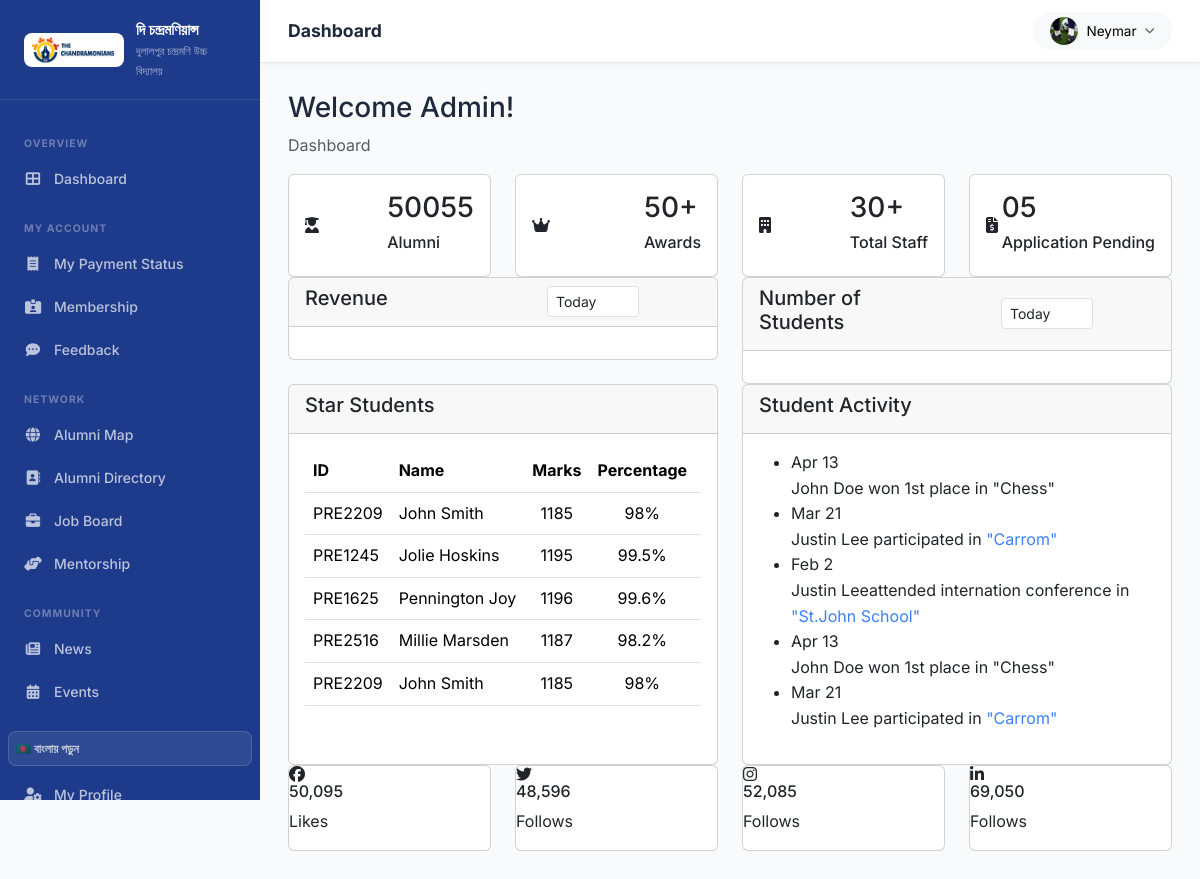
Page /index (signed in) on the committed database.
### app/models.py (models this page shows, shortened)
class CustomUser(AbstractUser):
    USER_TYPE_CHOICES = (
        ('1', 'HOD'),
        ('2', 'Staff'),
        ('3', 'Alumni'),
        ('4', 'Student'),
    )
    email = models.EmailField(unique=True)
    user_type = models.CharField(choices=USER_TYPE_CHOICES, max_length=10, default='4')
    profile_pic = models.ImageField(upload_to='profile_pic', storage=ProfilePictureStorage(), blank=True, null=True)
    USERNAME_FIELD = 'email'
    REQUIRED_FIELDS = ['username']

### app/views.py (the view)
# urls.py: path('index', IndexView.as_view(), name='index'),
class IndexView(View):
    def get(self, request):
        return render(request, 'index.html')

### templates/index.html (shortened to what this page needs)
{% extends 'base.html' %}
{% block content %}
               <div class="page-header">
                  <div class="row">
                     <div class="col-sm-12">
                        <h3 class="page-title">Welcome Admin!</h3>
                        <ul class="breadcrumb">
                           <li class="breadcrumb-item active">Dashboard</li>
                        </ul>
                     </div>
                  </div>
               </div>
               <div class="row">
                  <div class="col-xl-3 col-sm-6 col-12 d-flex">
                     <div class="card bg-one w-100">
                        <div class="card-body">
                           <div class="db-widgets d-flex justify-content-between align-items-center">
                              <div class="db-icon">
                                 <i class="fas fa-user-graduate"></i>
                              </div>
                              <div class="db-info">
                                 <h3>50055</h3>
                                 <h6>Alumni</h6>
                              </div>
                           </div>
                        </div>
                     </div>
                  </div>
                  <div class="col-xl-3 col-sm-6 col-12 d-flex">
                     <div class="card bg-two w-100">
                        <div class="card-body">
                           <div class="db-widgets d-flex justify-content-between align-items-center">
                              <div class="db-icon">
                                 <i class="fas fa-crown"></i>
                              </div>
                              <div class="db-info">
                                 <h3>50+</h3>
                                 <h6>Awards</h6>
                              </div>
                           </div>
                        </div>
                     </div>
                  </div>
                  <div class="col-xl-3 col-sm-6 col-12 d-flex">
                     <div class="card bg-three w-100">
                        <div class="card-body">
                           <div class="db-widgets d-flex justify-content-between align-items-center">
                              <div class="db-icon">
                                 <i class="fas fa-building"></i>
                              </div>
                              <div class="db-info">
                                 <h3>30+</h3>
                                 <h6>Total Staff</h6>
                              </div>
                           </div>
                        </div>
                     </div>
                  </div>
                  <div class="col-xl-3 col-sm-6 col-12 d-flex">
                     <div class="card bg-four w-100">
                        <div class="card-body">
                           <div class="db-widgets d-flex justify-content-between align-items-center">
                              <div class="db-icon">
                                 <i class="fas fa-file-invoice-dollar"></i>
                              </div>
                              <div class="db-info">
                                 <h3>05</h3>
                                 <h6>Application Pending</h6>
                              </div>
                           </div>
                        </div>
                     </div>
                  </div>
               </div>
               <div class="row">
                  <div class="col-md-12 col-lg-6">
                     <div class="card card-chart">
                        <div class="card-header">
                           <div class="row align-items-center">
                              <div class="col-6">
                                 <h5 class="card-title">Revenue</h5>
                              </div>
                              <div class="col-6">
                                 <ul class="list-inline-group text-right mb-0 pl-0">
                                    <li class="list-inline-item">
                                       <div class="form-group mb-0 amount-spent-select">
                                          <select class="form-control form-control-sm">
                                             <option>Today</option>
                                          </select>
                                       </div>
                                    </li>
                                 </ul>
                              </div>
                           </div>
                        </div>
                        <div class="card-body">
                        </div>
                     </div>
                  </div>
                  <div class="col-md-12 col-lg-6">
                     <div class="card card-chart">
                        <div class="card-header">
                           <div class="row align-items-center">
                              <div class="col-6">
                                 <h5 class="card-title">Number of Students</h5>
                              </div>
                              <div class="col-6">
                                 <ul class="list-inline-group text-right mb-0 pl-0">
                                    <li class="list-inline-item">
                                       <div class="form-group mb-0 amount-spent-select">
                                          <select class="form-control form-control-sm">
                                             <option>Today</option>
                                          </select>
                                       </div>
                                    </li>
                                 </ul>
                              </div>
                           </div>
                        </div>
                        <div class="card-body">
                        </div>
                     </div>
                  </div>
               </div>
               <div class="row">
                  <div class="col-md-6 d-flex">
                     <div class="card flex-fill">
                        <div class="card-header">
                           <h5 class="card-title">Star Students</h5>
                        </div>
                        <div class="card-body">
                           <div class="table-responsive">
                              <table class="table table-hover table-center">
                                 <thead class="thead-light">
                                    <tr>
                                       <th>ID</th>
                                       <th>Name</th>
                                       <th class="text-center">Marks</th>
                                       <th class="text-center">Percentage</th>
                                       <th class="text-right">Year</th>
                                    </tr>
                                 </thead>
                                 <tbody>
                                    <tr>
                                       <td class="text-nowrap">
                                          <div>PRE2209</div>
                                       </td>
                                       <td class="text-nowrap">John Smith</td>
                                       <td class="text-center">1185</td>
                                       <td class="text-center">98%</td>
                                       <td class="text-right">
                                       </td>
                                    </tr>
                                    <tr>
                                       <td class="text-nowrap">
                                          <div>PRE1245</div>
                                       </td>
                                       <td class="text-nowrap">Jolie Hoskins</td>
                                       <td class="text-center">1195</td>
                                       <td class="text-center">99.5%</td>
                                       <td class="text-right">
                                       </td>
                                    </tr>
                                    <tr>
                                       <td class="text-nowrap">
                                          <div>PRE1625</div>
                                       </td>
                                       <td class="text-nowrap">Pennington Joy</td>
                                       <td class="text-center">1196</td>
                                       <td class="text-center">99.6%</td>
                                       <td class="text-right">
                                       </td>
                                    </tr>
                                    <tr>
                                       <td class="text-nowrap">
                                          <div>PRE2516</div>
                                       </td>
                                       <td class="text-nowrap">Millie Marsden</td>
                                       <td class="text-center">1187</td>
                                       <td class="text-center">98.2%</td>
                                       <td class="text-right">
                                       </td>
                                    </tr>
                                    <tr>
                                       <td class="text-nowrap">
                                          <div>PRE2209</div>
                                       </td>
                                       <td class="text-nowrap">John Smith</td>
                                       <td class="text-center">1185</td>
                                       <td class="text-center">98%</td>
                                       <td class="text-right">
                                       </td>
                                    </tr>
                                 </tbody>
                              </table>
                           </div>
                        </div>
                     </div>
                  </div>
                  <div class="col-md-6 d-flex">
                     <div class="card flex-fill">
                        <div class="card-header">
                           <h5 class="card-title">Student Activity</h5>
                        </div>
                        <div class="card-body">
                           <ul class="activity-feed">
                              <li class="feed-item">
                                 <div class="feed-date">Apr 13</div>
                                 <span class="feed-text"><a>John Doe</a> won 1st place in <a>"Chess"</a></span>
                              </li>
                              <li class="feed-item">
                                 <div class="feed-date">Mar 21</div>
                                 <span class="feed-text"><a>Justin Lee</a> participated in <a href="invoice.html">"Carrom"</a></span>
                              </li>
                              <li class="feed-item">
                                 <div class="feed-date">Feb 2</div>
                                 <span class="feed-text"><a>Justin Lee</a>attended internation conference in <a href="profile.html">"St.John School"</a></span>
                              </li>
                              <li class="feed-item">
                                 <div class="feed-date">Apr 13</div>
                                 <span class="feed-text"><a>John Doe</a> won 1st place in <a>"Chess"</a></span>
                              </li>
                              <li class="feed-item">
                                 <div class="feed-date">Mar 21</div>
                                 <span class="feed-text"><a>Justin Lee</a> participated in <a href="invoice.html">"Carrom"</a></span>
                              </li>
                           </ul>
                        </div>
                     </div>
                  </div>
               </div>
               <div class="row">
                  <div class="col-xl-3 col-sm-6 col-12">
                     <div class="card flex-fill fb sm-box">
                        <i class="fab fa-facebook"></i>
                        <h6>50,095</h6>
                        <p>Likes</p>
                     </div>
                  </div>
                  <div class="col-xl-3 col-sm-6 col-12">
                     <div class="card flex-fill twitter sm-box">
                        <i class="fab fa-twitter"></i>
                        <h6>48,596</h6>
                        <p>Follows</p>
                     </div>
                  </div>
                  <div class="col-xl-3 col-sm-6 col-12">
                     <div class="card flex-fill insta sm-box">
                        <i class="fab fa-instagram"></i>
                        <h6>52,085</h6>
                        <p>Follows</p>
                     </div>
                  </div>
                  <div class="col-xl-3 col-sm-6 col-12">
                     <div class="card flex-fill linkedin sm-box">
                        <i class="fab fa-linkedin-in"></i>
                        <h6>69,050</h6>
                        <p>Follows</p>
                     </div>
                  </div>
               </div>
{% endblock %}

### templates/base.html (shortened to what this page needs)
<!DOCTYPE html>
{% load static i18n %}
<html lang="en">
<head>
  <link rel="stylesheet" href="https://cdn.jsdelivr.net/npm/bootstrap@5.3.2/dist/css/bootstrap.min.css">
  <link rel="stylesheet" href="https://cdnjs.cloudflare.com/ajax/libs/font-awesome/6.5.0/css/all.min.css">
  <link rel="stylesheet" href="https://cdn.datatables.net/1.13.7/css/dataTables.bootstrap5.min.css">
  <link rel="stylesheet" href="{% static 'assets/css/chandramonians.css' %}">
</head>
<body>
<div class="dash-wrapper">
  {% include 'partials/sidebar.html' %}
  <div class="dash-main">
    <div class="dash-topbar">
      <h1 class="page-title">{% block page_title %}Dashboard{% endblock %}</h1>
      <div class="topbar-actions">
        <div class="dropdown">
          <button class="btn btn-sm btn-light d-flex align-items-center gap-2 rounded-pill px-3" data-bs-toggle="dropdown">
            {% if user.profile_pic %}
              <img src="{{ user.profile_pic.url }}" class="rounded-circle" width="28" height="28" style="object-fit:cover;" alt="">
            {% else %}
              <span class="d-flex align-items-center justify-content-center rounded-circle bg-primary text-white" style="width:28px;height:28px;font-size:.75rem;font-weight:700;flex-shrink:0;">
                {{ user.first_name|first|upper }}{{ user.last_name|first|upper }}
              </span>
            {% endif %}
            <span class="d-none d-md-inline fw-600" style="font-size:.85rem;">{{ user.first_name }}</span>
            <i class="fas fa-chevron-down" style="font-size:.65rem;opacity:.6;"></i>
          </button>
        </div>
      </div>
    </div>
    <div class="dash-content">
      {% block content %}{% endblock %}
    </div>
  </div>
</div>
</body>
</html>

### rows in the picture
CustomUser: profile_pic (picture), first_name "Neymar"
